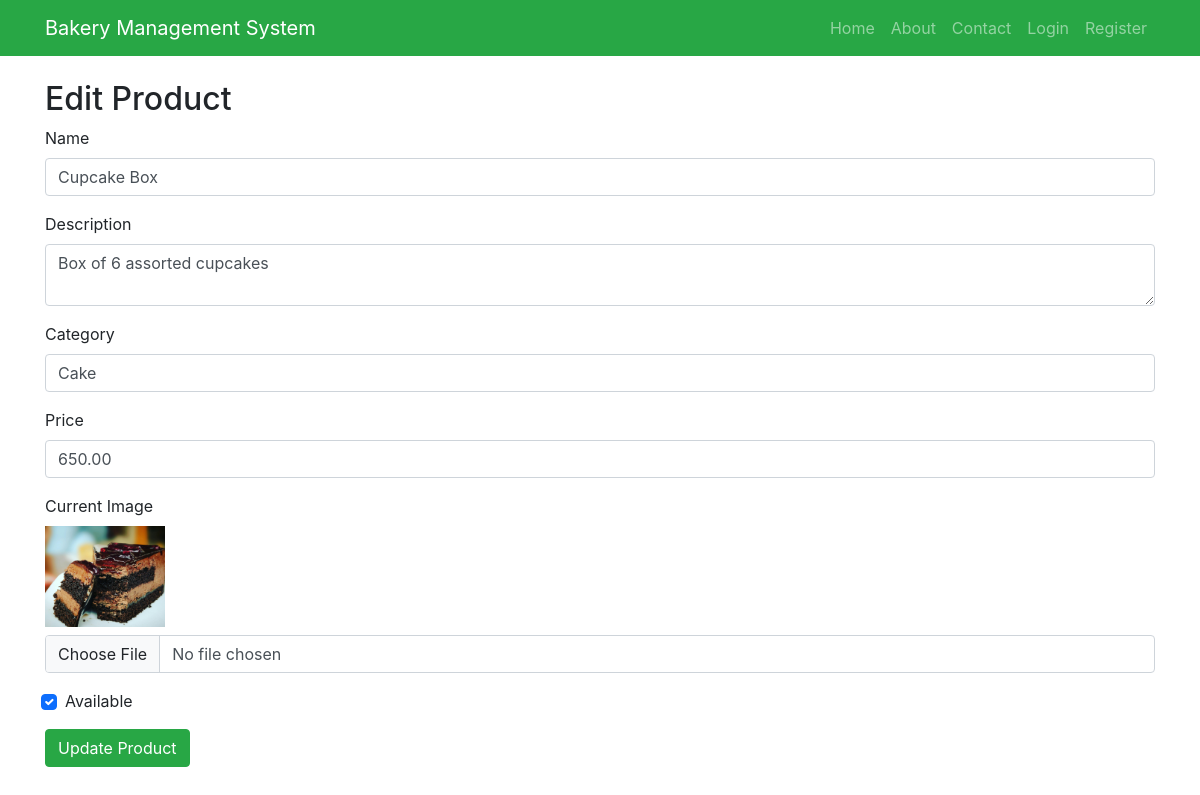
Page /dashboard/products/edit.php?id=3 on the committed database.
### tables this page shows
CREATE TABLE `products` (
  `product_id` int(11) NOT NULL,
  `name` varchar(100) NOT NULL,
  `description` text DEFAULT NULL,
  `category` varchar(50) DEFAULT NULL,
  `price` decimal(10,2) NOT NULL,
  `image` varchar(255) DEFAULT NULL,
  `is_available` tinyint(1) DEFAULT 1,
  `created_at` timestamp NOT NULL DEFAULT current_timestamp()
);

### dashboard/products/edit.php (the view, shortened to what this page needs)
<?php
$baseURL = '/bakery';
$projectRoot = $_SERVER['DOCUMENT_ROOT'] . $baseURL;
require_once $projectRoot . '/header.php';
$id = intval($_GET['id']);
$stmt = $conn->prepare("SELECT * FROM products WHERE product_id = ?");
$stmt->bind_param("i", $id);
$stmt->execute();
$result = $stmt->get_result();
$product = $result->fetch_assoc();
?>
<div class="container mt-4">
    <h2>Edit Product</h2>
    <form method="post" enctype="multipart/form-data">
        <div class="mb-3">
            <label>Name</label>
            <input type="text" name="name" class="form-control" value="<?= htmlspecialchars($product['name']) ?>" required>
        </div>
        <div class="mb-3">
            <label>Description</label>
            <textarea name="description" class="form-control"><?= htmlspecialchars($product['description']) ?></textarea>
        </div>
        <div class="mb-3">
            <label>Category</label>
            <input type="text" name="category" class="form-control" value="<?= htmlspecialchars($product['category']) ?>">
        </div>
        <div class="mb-3">
            <label>Price</label>
            <input type="number" name="price" class="form-control" step="0.01" value="<?= $product['price'] ?>" required>
        </div>
        <div class="mb-3">
            <label>Current Image</label><br>
            <?php if ($product['image']) : ?>
                <img src="../../uploads/<?= htmlspecialchars($product['image']) ?>" width="120" class="mb-2">
            <?php endif; ?>
            <input type="file" name="image" class="form-control">
        </div>
        <div class="form-check mb-3">
            <input type="checkbox" name="is_available" class="form-check-input" <?= $product['is_available'] ? 'checked' : '' ?>>
            <label class="form-check-label">Available</label>
        </div>
        <button type="submit" class="btn btn-success">Update Product</button>
    </form>
</div>

### rows in the picture
products: name "Cupcake Box", description "Box of 6 assorted cupcakes", category "Cake", price "650.00", image (picture), is_available "☑"
